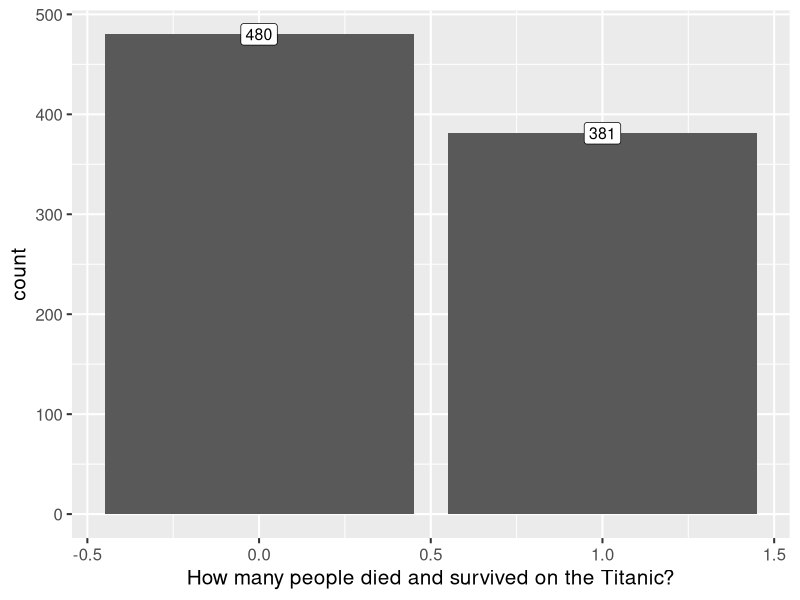

Generate this figure with R: (Note: this script raises an error after producing the figure.)
data <- read.csv("titanicTrain.csv")
# 去除NA
# 整理資料格式
data <- data[1:1000,]
sapply(data, function(x) {sum(is.na(x))})
data <- subset(data, select = -body)
data <- data[is.na(data$age)!=TRUE,]

# EDA
library(ggplot2)
library(scales)


ggplot(data, aes(x = survived, fill = survived)) +
  geom_bar(stat='count', position='dodge') +
  labs(x = 'How many people died and survived on the Titanic?') +
  geom_label(stat='count',aes(label=..count..), size=4) +
  theme_grey(base_size = 15)



#------- gender/sex-----------
b1 <- ggplot(data, aes(x = pclass)) +
  geom_bar(stat='count', position='dodge') +
  geom_label(stat='count',aes(label=..count..), size=8) +
  facet_grid(.~sex) +
  theme_grey(base_size = 15)

b2 <-
  ggplot(data, aes(x = pclass, fill = survived)) +
  geom_bar(stat='count', position='dodge') +
  geom_label(stat='count',aes(label=..count..), size=8, position = position_dodge(0.9)) +
  labs(x = 'pclass', y= "count") + facet_grid(.~sex) +
  theme(legend.position="none") + theme_grey()



# -----------pclass and sex-------------
### ----------class1.2女性活下來的比例相當高，class2.3男性活下來的比例最低
b3 <-
  ggplot(data, aes(x = pclass, fill = survived)) +
  geom_bar(stat='count', position='fill') +
  labs(x = 'pclass', y= "Percent") + facet_grid(.~sex) +
  theme(legend.position="none") + theme_grey()



grid.arrange(b1,b2,nrow=1)
b3

ggplot(data, aes(x = pclass, fill = survived)) +
  geom_bar(stat='count', position='dodge') +
  labs(x = 'pclass', y= "Percent") + facet_grid(.~sex) +
  theme(legend.position="none") + theme_grey()

#------ pclass ----------
ggplot(data, aes(x = survived, fill = pclass)) +
  geom_bar(stat='count', position='dodge') +
  geom_label(stat='count',aes(label=..count..), size=4, position=position_dodge(0.9)) +
  labs(x = 'class') +
  theme_grey(base_size = 15)

b1 <- ggplot(data, aes(x = pclass, fill = pclass)) +
  geom_bar(stat='count', position='dodge') +
  geom_label(stat='count',aes(label=..count..), size=8) +
  theme_grey(base_size = 15)

b2 <-
  ggplot(data, aes(x = pclass, fill = survived)) +
  geom_bar(stat='count', position='dodge') +
  geom_label(stat='count',aes(label=..count..), size=8, position=position_dodge(0.9)) +
  theme_grey(base_size = 15)
grid.arrange(b1,b2, nrow=1)


#------embarked----------
b1 <- ggplot(data, aes(x = embarked, fill = embarked)) +
  geom_bar(stat='count', position='dodge') +
  geom_label(stat='count',aes(label=..count..), size=8) +
  theme_grey(base_size = 15)

b2 <-
  ggplot(data, aes(x = embarked, fill = survived)) +
  geom_bar(stat='count', position='dodge') +
  geom_label(stat='count',aes(label=..count..), size=8, position=position_dodge(0.9)) +
  theme_grey(base_size = 15)
grid.arrange(b1,b2, nrow=1)


#-----sibsp-----------
#------男性存活比率都偏低，
#----女性的中若手足和配偶數量加起來不超過3，存活機率很高，幾乎都有達到80%
b1 <- ggplot(data, aes(x = sibsp, fill = sibsp)) +
  geom_bar(stat='count', position='dodge') +
  geom_label(stat='count',aes(label=..count..), size=5) +
  theme_grey(base_size = 15)

b2 <-
  ggplot(data, aes(x = sibsp, fill = survived)) +
  geom_bar(stat='count', position='dodge') +
  geom_label(stat='count',aes(label=..count..), size=5, position=position_dodge(0.9)) +
  facet_grid(.~sex) +
  theme_grey(base_size = 15)


b3 <-
  ggplot(data, aes(x = sibsp, fill = sex)) +
  geom_bar(stat='count', position = 'dodge') +
  geom_label(stat = 'count', aes(label =..count..), size = 5, 
             position=position_dodge(0.9))+
  theme_grey(base_size = 15)
  
b4 <- 
  ggplot(data, aes(x = sibsp, fill = survived)) +
  geom_bar(stat='count', position='fill') +
  labs(x = 'pclass', y= "Percent") + facet_grid(.~sex) +
  theme(legend.position="none") + theme_grey()

grid.arrange(b1,b2,b3,b4, nrow=2)

#----- parch-------------
b1 <- ggplot(data, aes(x = parch, fill = parch)) +
  geom_bar(stat='count', position='dodge') +
  geom_label(stat='count',aes(label=..count..), size=8) +
  theme_grey(base_size = 15)

b2 <-
  ggplot(data, aes(x = parch, fill = survived)) +
  geom_bar(stat='count', position='dodge') +
  geom_label(stat='count',aes(label=..count..), size=8, position=position_dodge(0.9)) +
  theme_grey(base_size = 15)
grid.arrange(b1,b2, nrow=1)


# ------------ age----------
# 男性存活率最高的在5歲以下
# 女性則是大部分都存活率極高
ggplot(data, aes(x = age, fill = survived)) +
  geom_histogram(aes(fill=factor(survived))) + labs(title="Survival density, known-ages, and sex") +
  scale_x_continuous(breaks = scales::pretty_breaks(n = 12)) + 
  scale_y_continuous(breaks = scales::pretty_breaks(n = 12)) +
  theme_grey() + facet_grid(.~sex)

#-------fare--------
# 
#
ggplot(data, aes(x = fare, fill = survived)) +
  geom_histogram(aes(fill=factor(survived))) + labs(title="Survival density, known-ages, and sex") +
  scale_x_continuous(breaks = scales::pretty_breaks(n = 12)) + 
  scale_y_continuous(breaks = scales::pretty_breaks(n = 12)) +
  theme_grey() + facet_grid(.~sex)



data$boat <- as.character(data$boat)
data$survived <- as.factor(data$survived)
data$pclass <- as.factor(data$pclass)
data$sibsp <- as.factor(data$sibsp)
data$parch <- as.factor(data$parch)
summary(data)
data_sur <- data[data$survived==1,]
data_un <- data[data$survived==0,]
summary(data_sur)
summary(data_un)

# age 越小，越有可能上船 (但不一定會存活?)
par(mfrow=c(1,2))
hist(data$age[data$survived==1], main = "the age histogram for those who were survived" 
     ,xlab="age")

summary(data$age[data$survived==1])

# sibsp的影響
par(mfrow=c(1,2))
boxplot(data$sibsp, range=2, main="sibsp")
boxplot(data_sur$sibsp, col="red", main="survived sibsp")
boxplot(data_un$sibsp, col="blue", main="unsurvived sibsp")
summary(data_sur$sibsp)
summary(data_un$sibsp)
table(data_sur$sibsp)/length(data_sur$sibsp)*100
table(data_un$sibsp)/length(data_un$sibsp)*100
table(data$sibsp)/length(data$sibsp)*100
# 船票價的影響
data$fare[data$survived==1]
hist(data$fare[data$survived==1], main="histogram of fares of survived people")
summary(data$fare[data$survived==1])
summary(data$fare)
par(pch=19)
plot(data$age, data$fare)
points(data$age[data$survived==1], data$fare[data$survived==1], col="red") #活下
points(data$age[data$survived==1 & data$sibsp!=0 & data$parch!=0], 
       data$fare[data$survived==1 & data$sibsp!=0 & data$parch!=0], col="yellow")
points(data$age[data$survived==1 & data$sibsp!=0 & data$parch!=0 & data$sex=="female"], data$fare[data$survived==1 & data$sibsp!=0 & data$parch!=0 & data$sex=="female"], 
       col="green")
#legend("topright", legend=c("活下來",paste0("活下來","\n","有sibsp&parch"),"活下來+有sibsp&parch+女性"),col=c("red","yellow","green"),pch=19)
#活下且有兄弟姊妹親人是女性的比例是
length(data$age[data$survived==1 & data$sibsp!=0 & data$parch!=0& data$sex=="female"])/length(data$age[data$survived==1 & data$sibsp!=0 & data$parch!=0])
length(data$age[data$survived==0 & data$sibsp!=0 & data$parch!=0& data$sex=="male"])/length(data$age[data$survived==0 & data$sibsp!=0 & data$parch!=0])


#活下且有兄弟姊妹親人等等



# 推測: 買最貴的票價存活機率極高
#          

# age 越大，越有可能上船?



# 登船但不一定會存活
data$survived[data$boat != ""]
as.factor(data$survived[data$boat != ""])
summary(as.factor(data$survived[data$boat != ""])) #有登船
summary(as.factor(data$survived[data$boat != ""]))[1]/length(as.factor(data$survived[data$boat != ""]))
# 沒登船但不一定就會死
data$survived[data$boat == ""]
summary(as.factor(data$survived[data$boat == ""])) #沒登船
summary(as.factor(data$survived[data$boat == ""]))[2]/length(as.factor(data$survived[data$boat == ""]))

# changing the data type
data$pclass <- as.factor(data$pclass)
data$survived <- as.factor(data$survived)
data$sex <- as.factor(data$sex)



library(e1071)
?svm
dataas <- subset(data, select=c(pclass,age,sibsp,parch,survived))
dataa <- subset(dataa, select=c(pclass,age,sibsp,parch))
model <- svm(survived ~ ., data = dataas)
pred_result <- predict(model, dataa)
table(pred_result, data$survived)    #無法成功因為age有139個NA

plot(model, dataas, age ~ sibsp,
     slice = list(age = 3, sibsp= 4),color.palette = terrain.colors)
